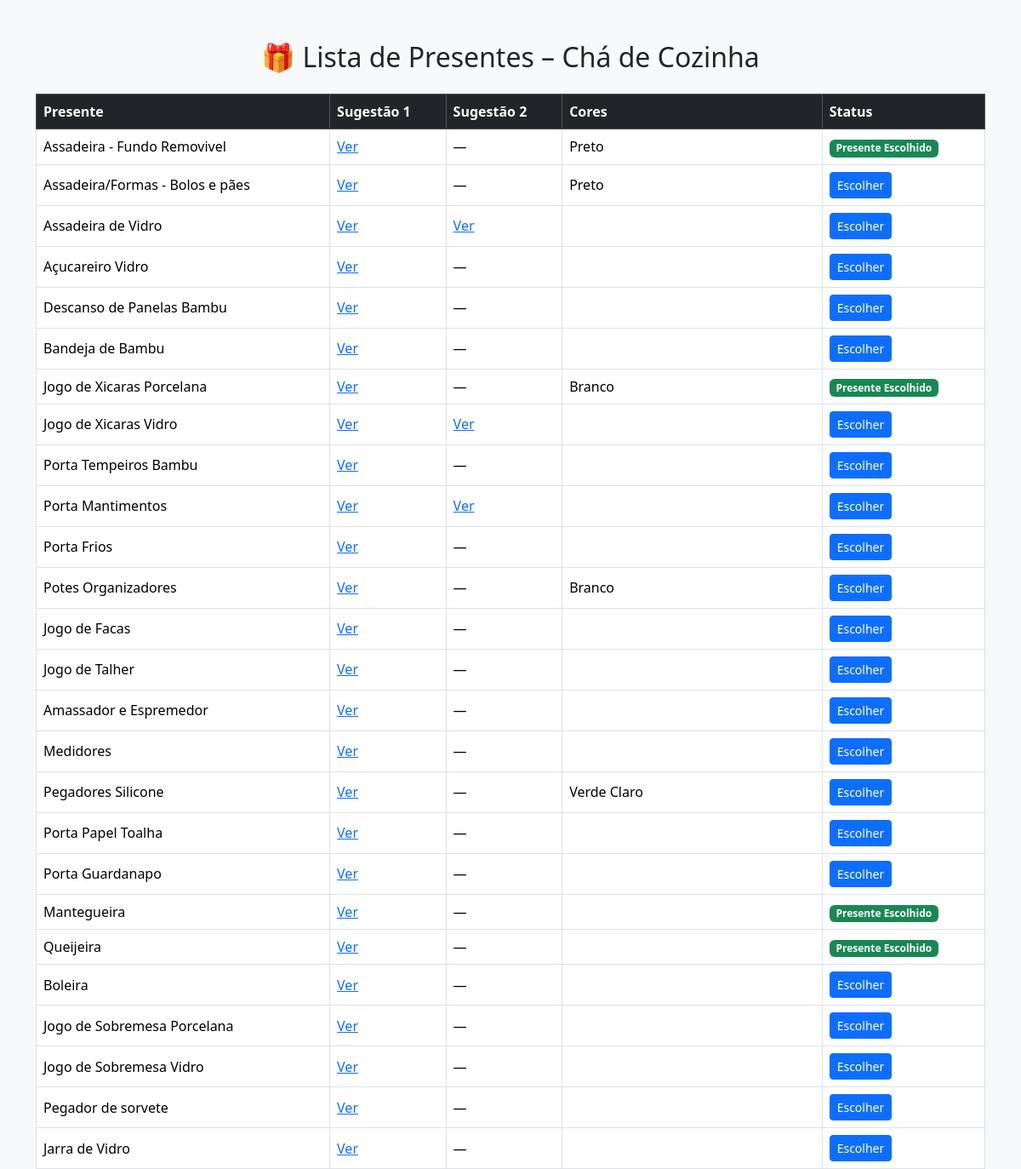
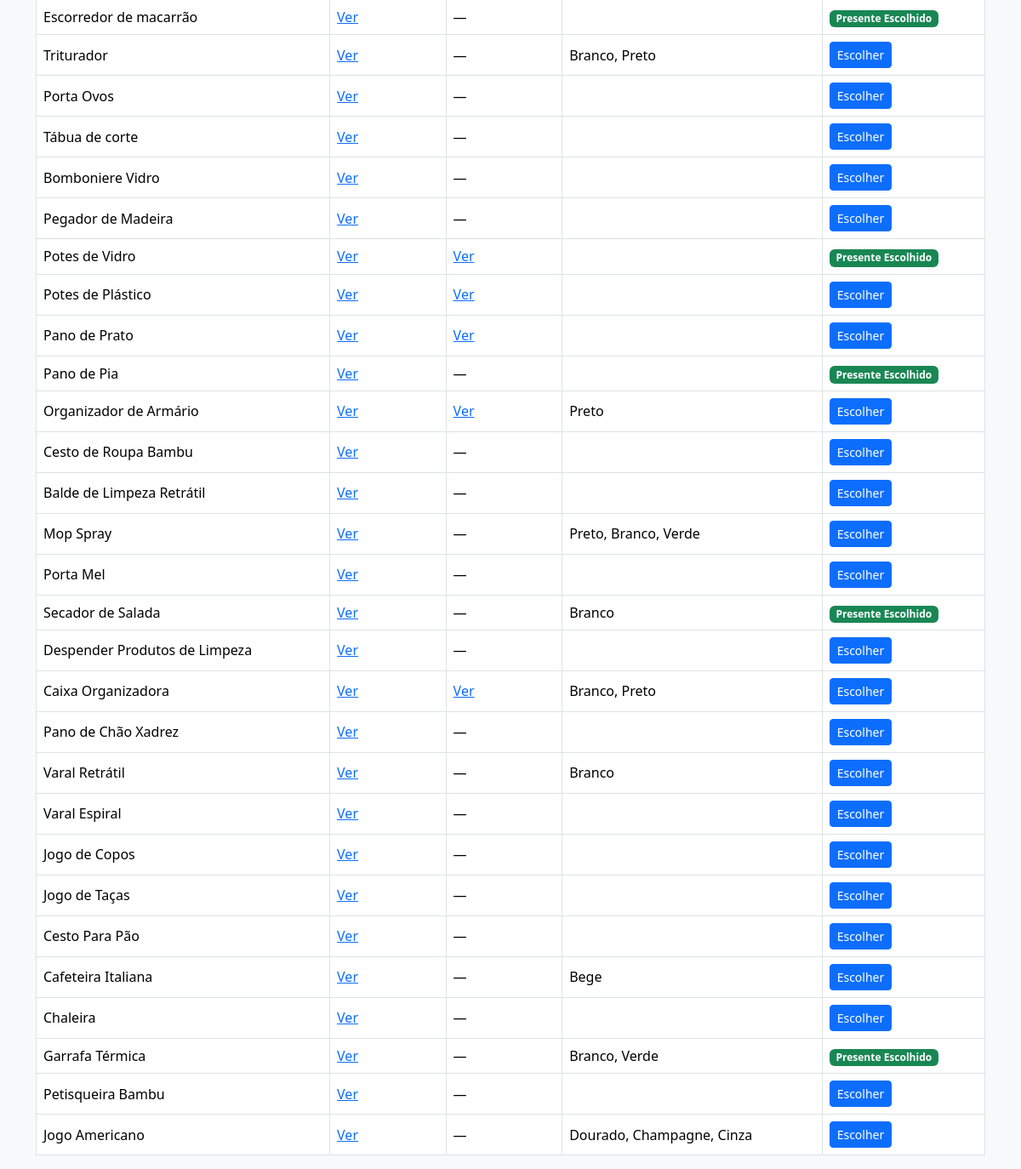
Before: / with the older database file (2 pictures, top to bottom).
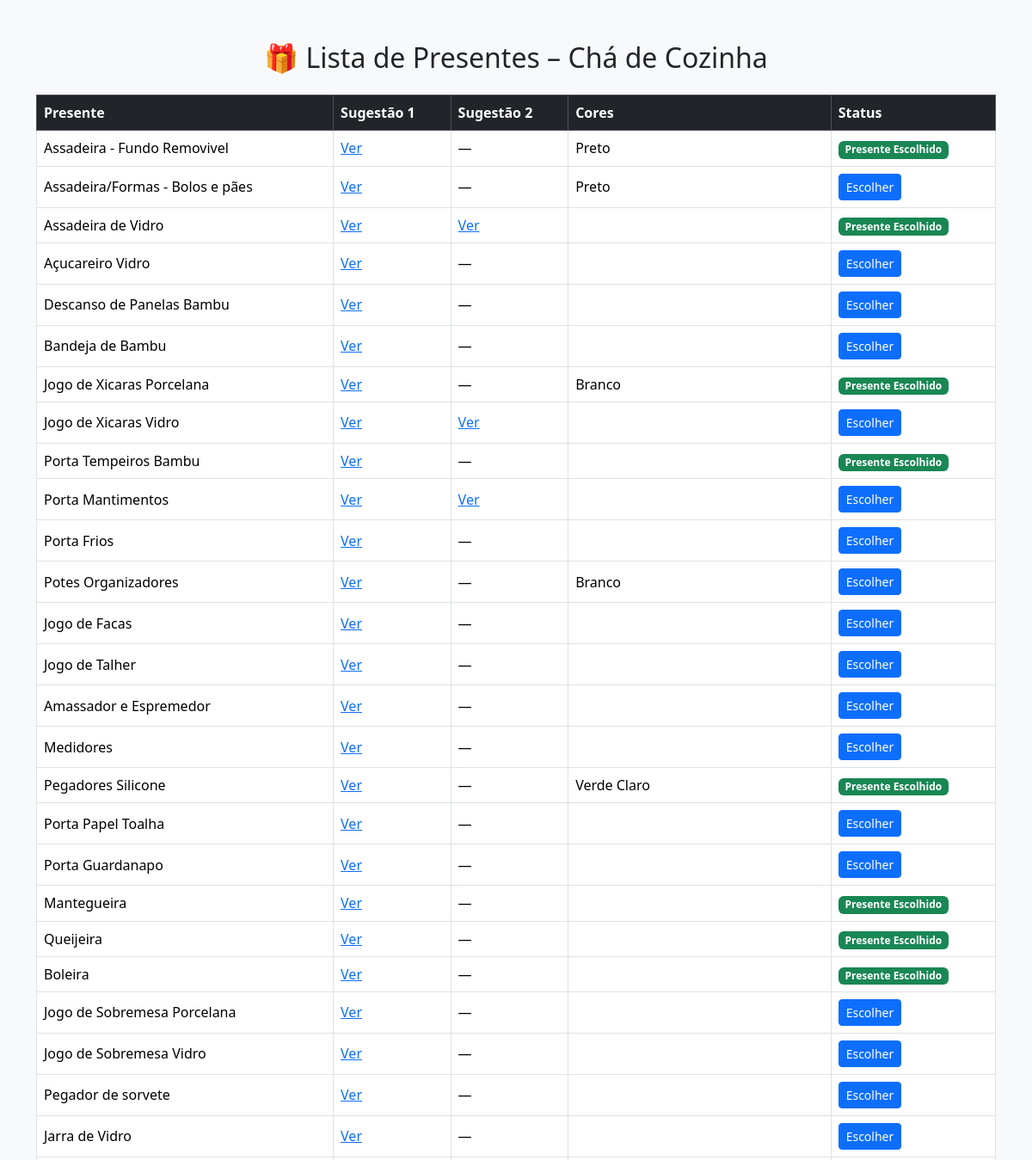
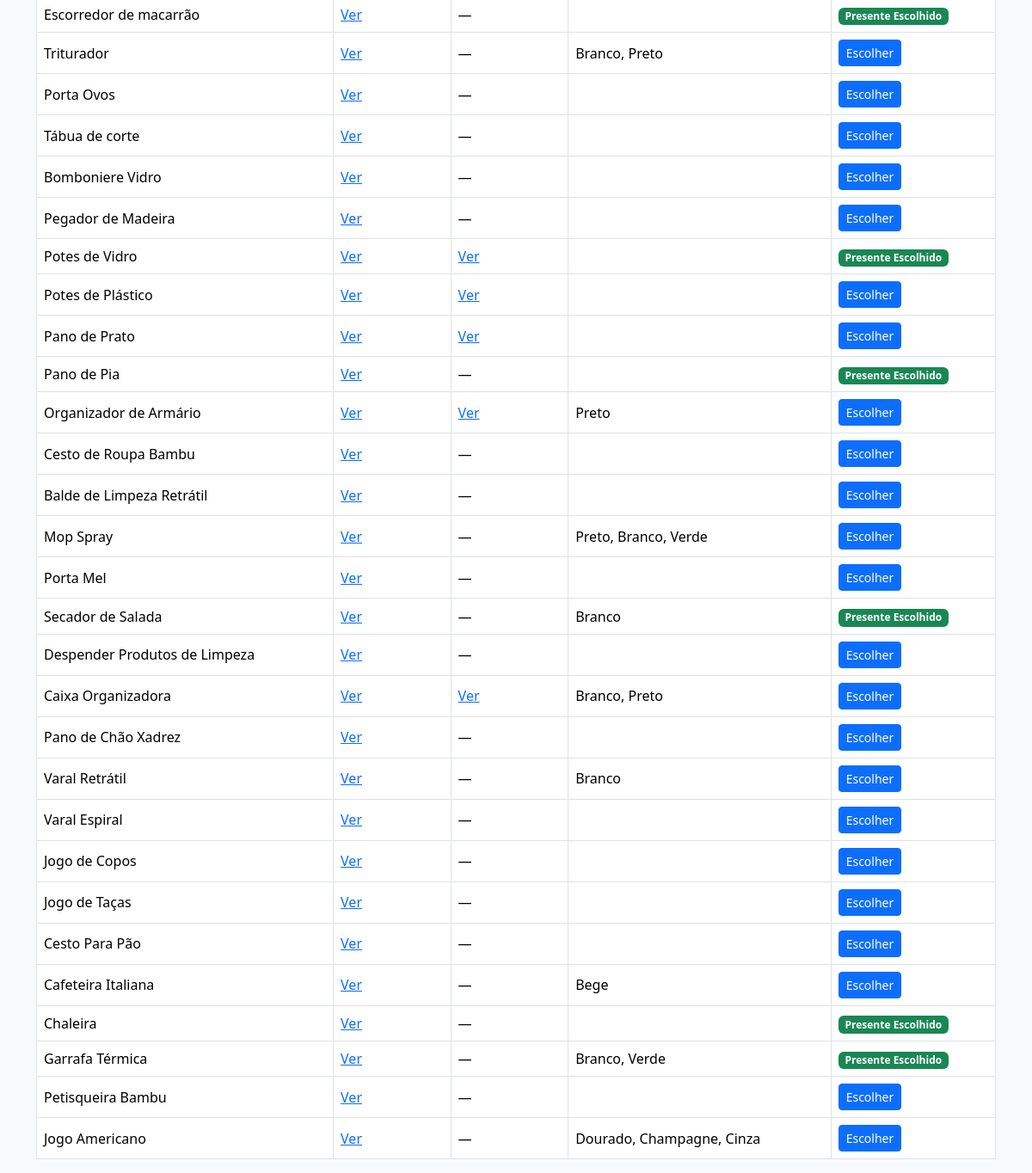
After: the same page with the newer database file (2 pictures, top to bottom).
### tables this page shows
CREATE TABLE presentes (
            id INTEGER PRIMARY KEY AUTOINCREMENT,
            presente TEXT,
            link1 TEXT,
            link2 TEXT,
            cores TEXT,
            escolhido_por TEXT
        );

### app.py (the view)
@app.route("/")
def index():
    is_admin = request.args.get("admin") == ADMIN_KEY
    conn = get_db()
    cursor = conn.cursor()
    cursor.execute("SELECT * FROM presentes")
    presentes = cursor.fetchall()
    conn.close()
    return render_template("index.html", presentes=presentes, is_admin=is_admin)

### app.py (called while the page is built)
def get_db():
    conn = sqlite3.connect(DB_PATH)
    conn.row_factory = sqlite3.Row
    return conn

### templates/index.html (shortened to what this page needs)
<!DOCTYPE html>
<html lang="pt-br">
<head>
    <link
      href="https://cdn.jsdelivr.net/npm/bootstrap@5.3.2/dist/css/bootstrap.min.css"
      rel="stylesheet"
    >
</head>
<body class="bg-light">
<div class="container mt-5">
    <h2 class="mb-4 text-center">🎁 Lista de Presentes – Chá de Cozinha</h2>
    <div class="table-responsive">
        <table class="table table-bordered table-hover align-middle">
            <thead class="table-dark">
                <tr>
                    <th>Presente</th>
                    <th>Sugestão 1</th>
                    <th>Sugestão 2</th>
                    <th>Cores</th>
                    <th>Status</th>
                </tr>
            </thead>
            <tbody>
            {% for item in presentes %}
                <tr>
                    <td>{{ item.presente }}</td>
                    <td>
                        {% if item.link1 %}
                            <a href="{{ item.link1 }}" target="_blank">Ver</a>
                        {% else %}
                            —
                        {% endif %}
                    </td>
                    <td>
                        {% if item.link2 %}
                            <a href="{{ item.link2 }}" target="_blank">Ver</a>
                        {% else %}
                            —
                        {% endif %}
                    </td>
                    <td>{{ item.cores }}</td>
                    <td>
                        {% if item.escolhido_por %}
                            <span class="badge bg-success">
                                Presente Escolhido
                            </span>
                        {% else %}
                            <button
                                class="btn btn-sm btn-primary"
                                data-bs-toggle="modal"
                                data-bs-target="#confirmModal{{ item.id }}"
                            >
                                Escolher
                            </button>
                        {% endif %}
                    </td>
                </tr>
            {% endfor %}
            </tbody>
        </table>
    </div>
</div>
</body>
</html>

Changed rows visible on the page:
changed presentes "Assadeira de Vidro": now shows "Presente Escolhido"; no longer shows "Escolher"
changed presentes "Porta Tempeiros Bambu": now shows "Presente Escolhido"; no longer shows "Escolher"
changed presentes "Pegadores Silicone": now shows "Presente Escolhido"; no longer shows "Escolher"
changed presentes "Boleira": now shows "Presente Escolhido"; no longer shows "Escolher"
changed presentes "Chaleira": now shows "Presente Escolhido"; no longer shows "Escolher"
